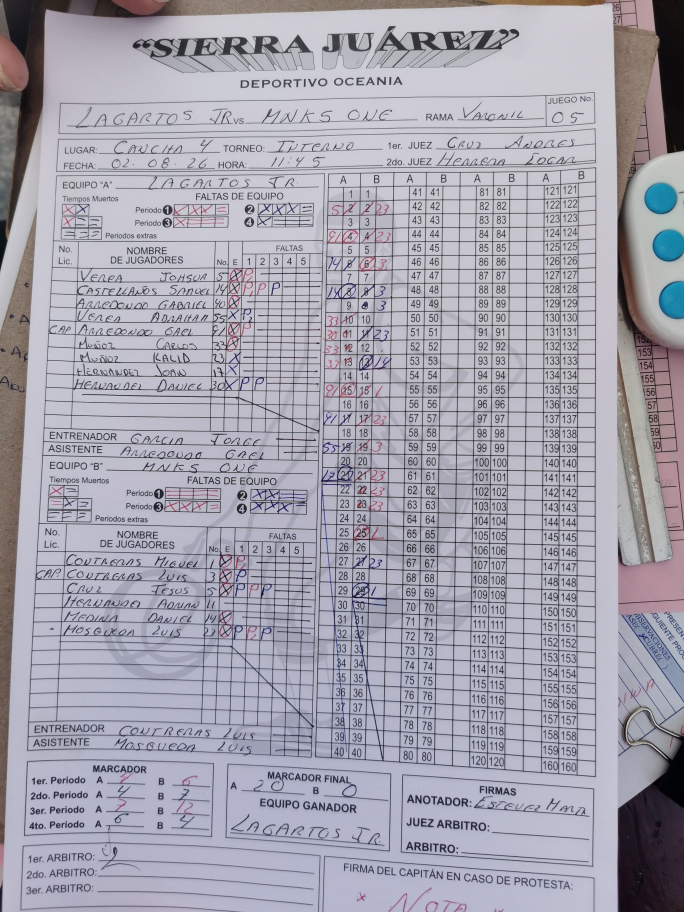
#> input picture Hoja de anotaciones.jpg, 2736 x 3648 px (shown at 1/4 size)
$ python -i perspective_aligner.py   (imports and definitions only)
#> lines starting #> are read from the running program, lines starting #| are printed output that depends on the picture; after the words box and inside, x2 and y2 are one past the last pixel; in counts of white or black regions, pixels touching at a corner belong together
"""
Módulo de Alineación y Rectificación de Perspectiva para Actas FIBA.
Endereza la hoja completa a un lienzo canónico de 2400 x 3200 píxeles
y localiza las sub-tablas de Tanteo Corrido y Rosters/Faltas.
"""

import cv2
import numpy as np

CANONICAL_WIDTH = 2400
CANONICAL_HEIGHT = 3200

def order_points(pts):
    """Ordena 4 puntos en orden: top-left, top-right, bottom-right, bottom-left."""
    rect = np.zeros((4, 2), dtype="float32")
    s = pts.sum(axis=1)
    rect[0] = pts[np.argmin(s)]
    rect[2] = pts[np.argmax(s)]

    diff = np.diff(pts, axis=1)
    rect[1] = pts[np.argmin(diff)]
    rect[3] = pts[np.argmax(diff)]
    return rect

def align_scoresheet(image_path_or_array, target_w=CANONICAL_WIDTH, target_h=CANONICAL_HEIGHT):
    """
    Detecta la hoja de papel y aplica Warp Perspective a resolución estándar 2400 x 3200.
    Soporta rutas de imagen (JPG, PNG, WEBP), documentos PDF (vía pypdfium2) o arrays NumPy BGR.
    """
#> called with image_path_or_array = '../../Hoja de anotaciones.jpg', target_w = 2400, target_h = 3200
    if isinstance(image_path_or_array, str):
        is_pdf = image_path_or_array.lower().endswith('.pdf')
        if not is_pdf:
            try:
                with open(image_path_or_array, 'rb') as f:
                    header = f.read(5)
                    if header.startswith(b'%PDF-'):
                        is_pdf = True
            except Exception:
                pass

        if is_pdf:
            import pypdfium2 as pdfium
            pdf = pdfium.PdfDocument(image_path_or_array)
            pil_img = pdf[0].render(scale=3).to_pil()
            img = cv2.cvtColor(np.array(pil_img), cv2.COLOR_RGB2BGR)
        else:
            img = cv2.imread(image_path_or_array)
#> img is the input picture: shape (3648, 2736, 3); mean B, G, R 174.8, 162.6, 164.5

        if img is None:
            raise FileNotFoundError(f"No se pudo cargar la imagen o PDF: {image_path_or_array}")
    else:
        img = image_path_or_array.copy()

    orig_h, orig_w = img.shape[:2]
#> orig_h = 3648; orig_w = 2736

    # Redimensionar para análisis rápido
    proc_h = 1000
    ratio = orig_h / float(proc_h)
#> ratio = 3.65
    proc_w = int(orig_w / ratio)
#> proc_w = 750
    resized = cv2.resize(img, (proc_w, proc_h))
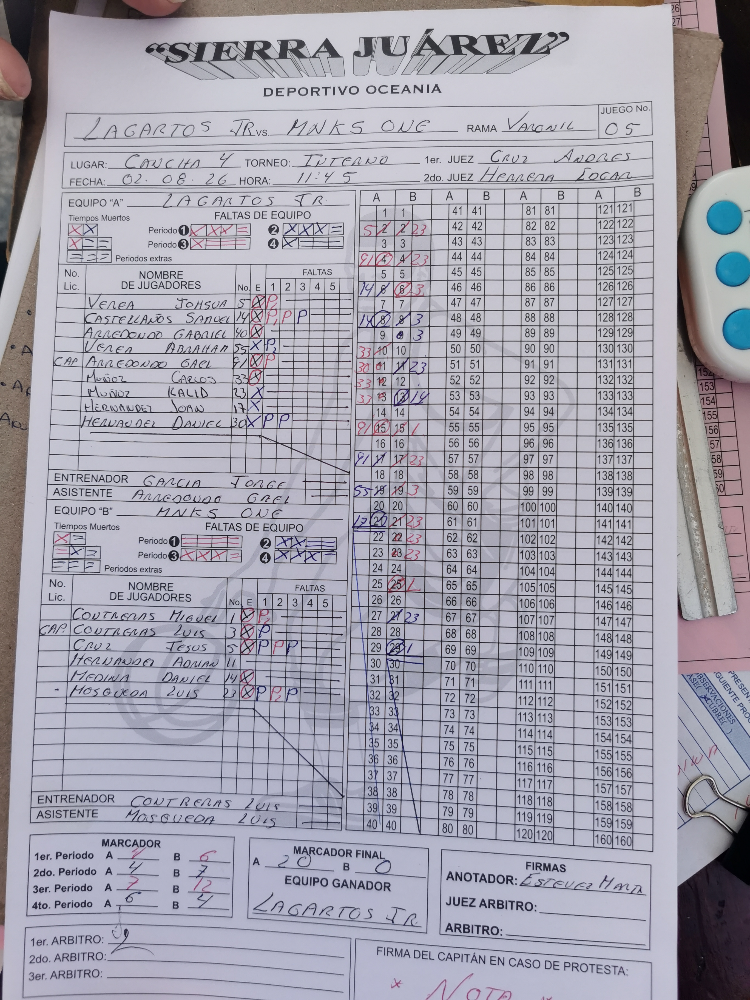
#> resized: shape (1000, 750, 3); mean B, G, R 174.7, 162.5, 164.4

    gray = cv2.cvtColor(resized, cv2.COLOR_BGR2GRAY)
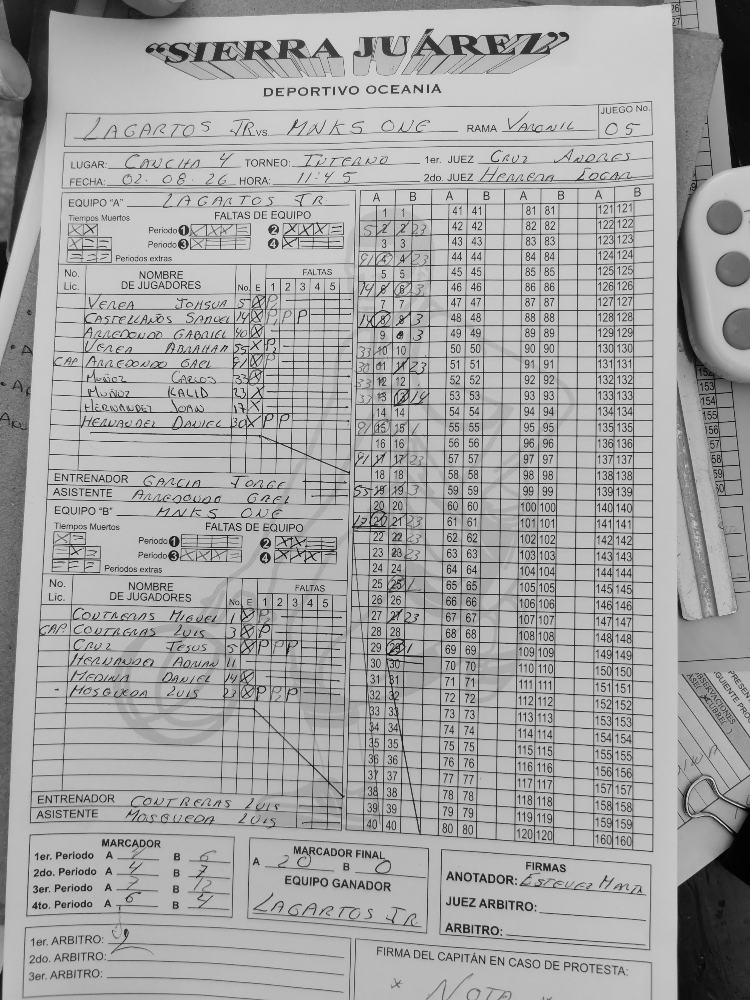
#> gray: shape (1000, 750); min 1, max 227, mean 164.5
    blurred = cv2.GaussianBlur(gray, (7, 7), 0)

    # 1. Detectar el rectángulo exterior de la hoja de papel blanca
    _, paper_mask = cv2.threshold(blurred, 130, 255, cv2.THRESH_BINARY)
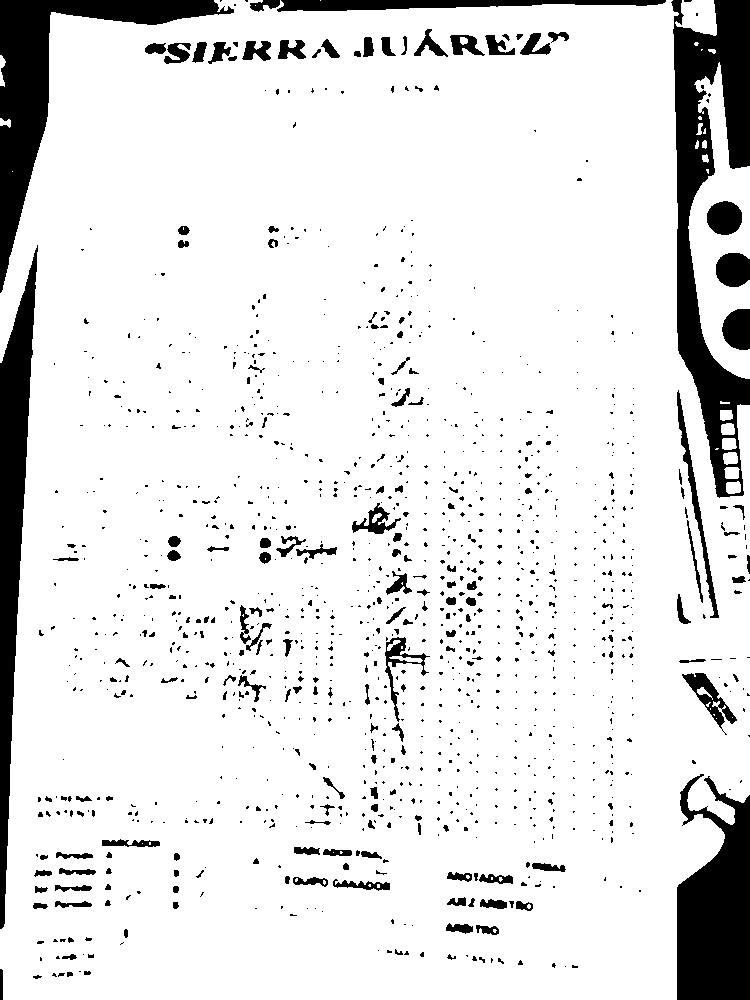
#> paper_mask: shape (1000, 750); 88.9% white; 1263 black regions (1056 under 20 px)
    contours, _ = cv2.findContours(paper_mask, cv2.RETR_EXTERNAL, cv2.CHAIN_APPROX_SIMPLE)
#> contours = 26 contours, 12 with area under 20; largest, box (x1, y1, x2, y2) and area: (0, 0, 750, 1000) 676427, (688, 62, 750, 379) 9924, (675, 0, 717, 36) 1021, (726, 481, 741, 494) 146, (724, 467, 740, 479) 143
    contours = sorted(contours, key=cv2.contourArea, reverse=True)

    sheet_contour = None
    for c in contours[:5]:
        area = cv2.contourArea(c)
        peri = cv2.arcLength(c, True)
        approx = cv2.approxPolyDP(c, 0.02 * peri, True)
        if len(approx) == 4 and area > (proc_w * proc_h * 0.40):
            sheet_contour = approx
            break
#> this loop made 1 pass
#> (area, peri, sheet_contour) on pass 1: (676427, 4377.4, [[51, 12], [3, 999], [676, 999], [672, 0]])

    # 2. Si no se detectó el papel, buscar contorno mediante Canny
    if sheet_contour is None:
        edged = cv2.Canny(blurred, 40, 140)
        c_canny, _ = cv2.findContours(edged, cv2.RETR_LIST, cv2.CHAIN_APPROX_SIMPLE)
        c_canny = sorted(c_canny, key=cv2.contourArea, reverse=True)[:10]
        for c in c_canny:
            peri = cv2.arcLength(c, True)
            approx = cv2.approxPolyDP(c, 0.02 * peri, True)
            if len(approx) == 4 and cv2.contourArea(c) > (proc_w * proc_h * 0.40):
                sheet_contour = approx
                break

    # 3. Aplicar homografía
    if sheet_contour is not None:
        pts = sheet_contour.reshape(4, 2) * ratio
#> pts = [[186, 43.78], [10.94, 3644.4], [2466, 3644.4], [2451.5, 0]]
        rect = order_points(pts)
#> in order_points, `s = pts.sum(axis=1)`: s = [229.8, 3655.3, 6110.4, 2451.5]
#> in order_points, `diff = np.diff(pts, axis=1)`: diff = [-142.3, 3633.4, 1178.3, -2451.5]
#> rect = [[186, 43.78], [2451.5, 0], [2466, 3644.4], [10.94, 3644.4]]

        dst = np.array([
            [0, 0],
            [target_w - 1, 0],
            [target_w - 1, target_h - 1],
            [0, target_h - 1]
        ], dtype="float32")

        M = cv2.getPerspectiveTransform(rect, dst)
#> M = [[1.08, 0.0523, -202.3], [0.0187, 0.966, -45.75], [5.83e-06, 2.36e-05, 1]]
        warped = cv2.warpPerspective(img, M, (target_w, target_h))
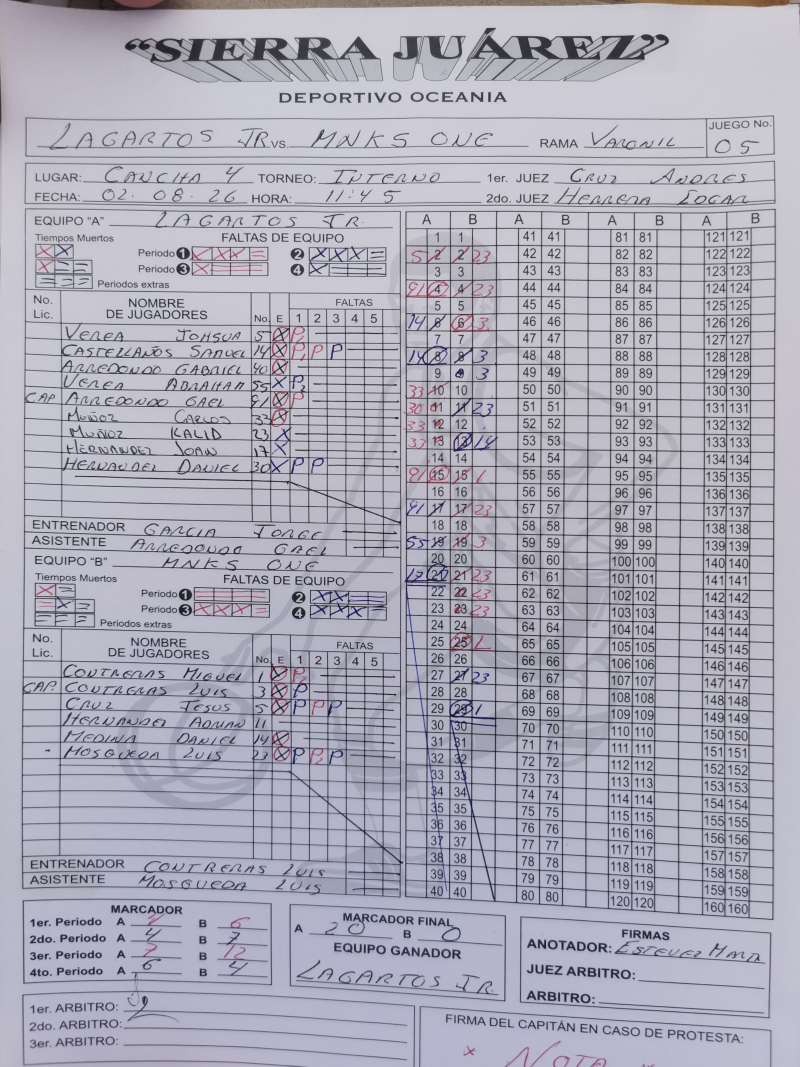
#> warped: shape (3200, 2400, 3) (shown at 1/3 size); mean B, G, R 184.5, 171.1, 172.1
    else:
        warped = cv2.resize(img, (target_w, target_h))

    return warped

# [45 lines left out: function extract_tables, not called in this run]

>>> result = align_scoresheet('../../Hoja de anotaciones.jpg')
